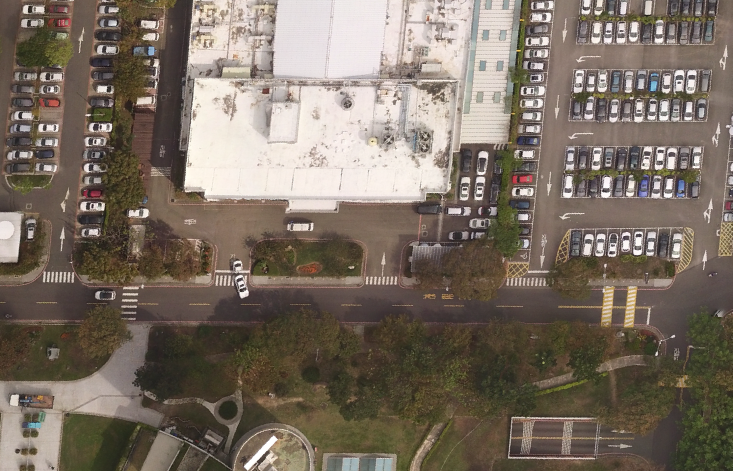
%> input picture Real_Map/utmMap.png, 1465 x 942 px (shown at 1/2 size)
$ octave ORCheck.m   (GNU Octave 9; MATLAB toolbox functions it lacks are replaced by stand-ins)
%> lines starting %> are read from the running program, lines starting %| are printed output that depends on the picture
clc
% clear
% Show the digital map
figure
A = imread('../Real_Map/utmMap.png');
%> A is the input picture: size 942x1465x3 uint8; mean R, G, B 121.6, 109.9, 98
% Grayscale
A(:,:,1)=A(:,:,2);
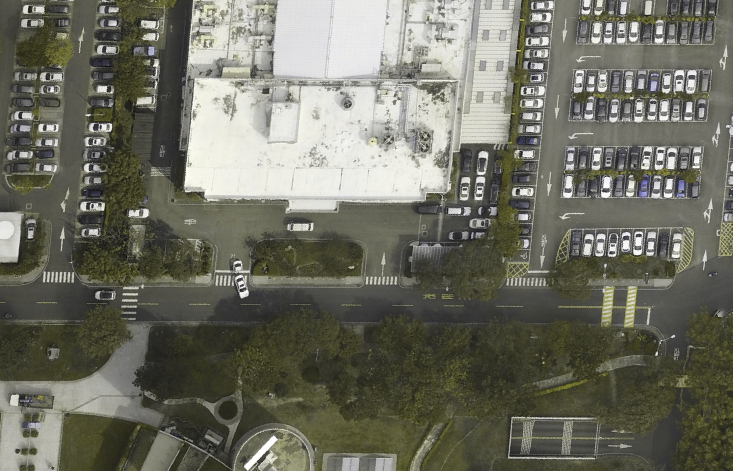
%> A: size 942x1465x3 uint8 (shown at 1/2 size); mean R, G, B 109.9, 109.9, 98
A(:,:,3)=A(:,:,2);
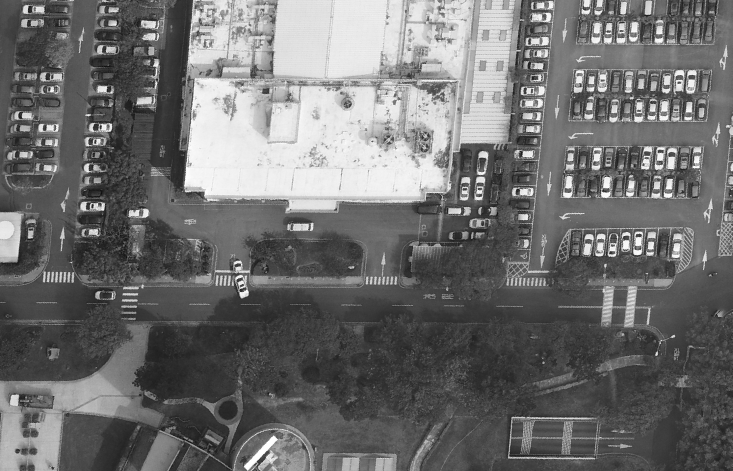
%> A: size 942x1465x3 uint8 (shown at 1/2 size); min 4, max 255, mean 109.9
image([0,size(A,2)/10],[0,size(A,1)/10],flip(A,1),'AlphaData',0.5)
truesize
set(gca,'ydir','normal');
axis equal

hold on

% Load in data of wall point cloud and trajectory
load('wallcloud.mat')
% Load in dilated wall cloud
load('wallcloud_dilation.mat')

% Load in the trajectory of "add-only" strategy
% load('./trajectory/traj_grid_150604.mat')

% Show global map and trajectory
scatter(wallcloud(1,:),wallcloud(2,:),'filled','MarkerFaceColor','b','SizeData',3)
% scatter(traj_data(1,:),traj_data(2,:),'filled','MarkerFaceColor','g','SizeData',10)

% Load in LiDAR data
%> (the run ends here)
